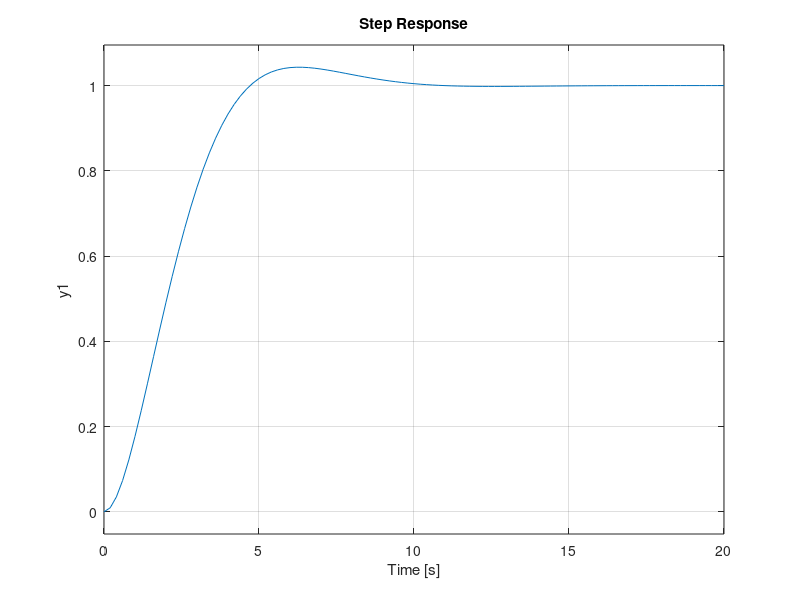

Write the MATLAB code that produced this figure. (Note: this script raises an error after producing the figure.)
Hf = tf(2,conv([10,1],conv([1,1],[20,1])));
T_sigma = 1;
Hd = tf(1,conv([2*T_sigma,0],[T_sigma,1]));
Hc = Hd/Hf;
zpk(Hc)
Ho = feedback(Hd,1);
wn = 1/sqrt(2)/T_sigma;
tita = 1/sqrt(2);
ts = 8*T_sigma;
cv = 1/2/T_sigma;

step(Ho);
t = 0:0.01:10;
figure, lsim(t,t,t,Ho);
figure, bode(Hd);
